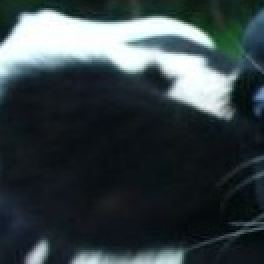
#> input picture negatives/image10_10_51.jpg, 132 x 132 px (shown 2 times larger); its folder holds 4 pictures in this run
$ python negative_images_resize.py
#> lines starting #> are read from the running program, lines starting #| are printed output that depends on the picture
import os
import cv2

# Paths to the directories
current_dir = '../negatives'
resized_dir = os.path.join(current_dir, 'resized')
os.makedirs(resized_dir, exist_ok=True)

# Get list of image files
image_files = [f for f in os.listdir(current_dir) if
               f.endswith('.jpg') or f.endswith('.jpeg') or f.endswith('.png') or f.endswith('.webp')]


# Function to resize image if any side is greater than max_size
def resize_image(image, max_size=64):
    h, w = image.shape[:2]
    if h > max_size or w > max_size:
        # Calculate scaling factor
        scaling_factor = max_size / float(max(h, w))
        new_size = (int(w * scaling_factor), int(h * scaling_factor))
        resized_image = cv2.resize(image, new_size, interpolation=cv2.INTER_AREA)
        return resized_image
    return image


# Resize and rename images
for idx, filename in enumerate(image_files, start=1):
    src_path = os.path.join(current_dir, filename)
    image = cv2.imread(src_path)
#> image is the input picture: shape (132, 132, 3); mean B, G, R 69.8, 66.6, 55.7

    if image is None:
        print(f"Error loading image: {src_path}")
        continue

    # Resize image if needed
    image = resize_image(image, max_size=64)
#> in resize_image, `resized_image = cv2.resize(image, new_size, interpolation=cv2.INTER_AR..`:
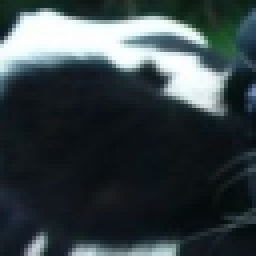
#> resized_image: shape (64, 64, 3) (shown 4 times larger); mean B, G, R 69.8, 66.6, 55.7
#> pass 3 of the loop `for idx, filename in enumerate(image_files, start=1):`:
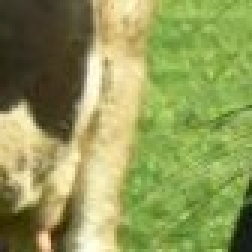
#> input picture negatives/image11_154_213.jpg, 84 x 84 px (shown 3 times larger)
#> image is the input picture: shape (84, 84, 3); mean B, G, R 88.3, 153.9, 145.2
#> in resize_image (call 3), `resized_image = cv2.resize(image, new_size, interpolation=cv2.INTER_AR..`:
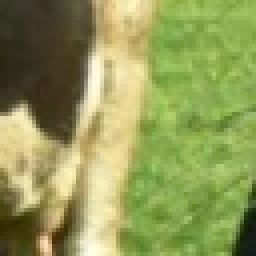
#> resized_image: shape (64, 64, 3) (shown 4 times larger); mean B, G, R 88.2, 153.9, 145.2
#> the loop made 4 passes; the first 3 are shown

    # Save the resized image with a new name
    new_name = f'image{idx}.jpg'
    dst_path = os.path.join(resized_dir, new_name)
    cv2.imwrite(dst_path, image)
    print(f"Saved resized image as: {dst_path}")

print("Image resizing and renaming completed.")
